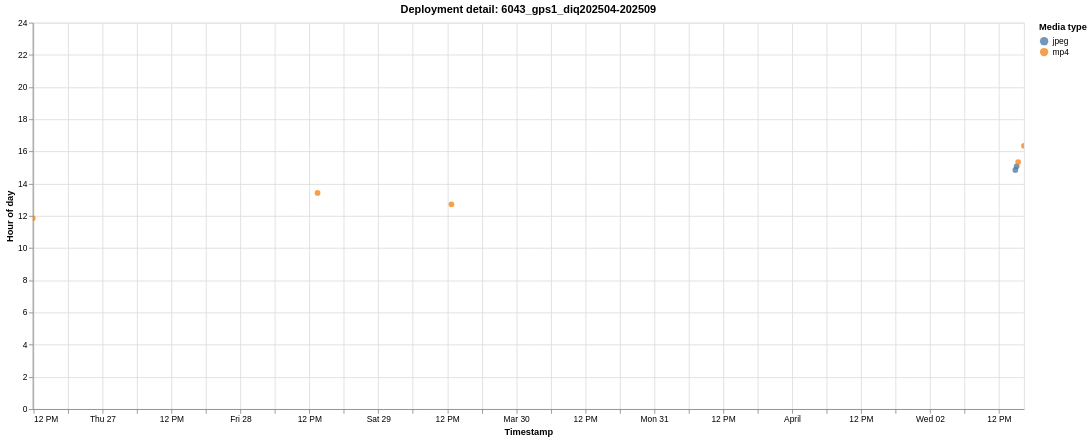

Source (Vega-Lite JSON):
### Vega-Lite specification from a JSON file in a GitHub repository (floating-point values rounded to 4 significant figures)
{"$schema": "https://vega.github.io/schema/vega-lite/v6.1.0.json", "config": {"view": {"continuousHeight": 300, "continuousWidth": 300}}, "data": {"name": "data-ba7b24d3e519d41cf671629650170a71"}, "datasets": {"data-ba7b24d3e519d41cf671629650170a71": [{"deployment": "6043_gps1_diq202504-202509", "deployment_order": 38, "event_index": 0, "hour_of_day": 11.86, "media_type": "mp4", "timestamp": "2025-03-26T11:51:26"}, {"deployment": "6043_gps1_diq202504-202509", "deployment_order": 38, "event_index": 1, "hour_of_day": 13.42, "media_type": "mp4", "timestamp": "2025-03-28T13:25:26"}, {"deployment": "6043_gps1_diq202504-202509", "deployment_order": 38, "event_index": 2, "hour_of_day": 12.72, "media_type": "mp4", "timestamp": "2025-03-29T12:43:24"}, {"deployment": "6043_gps1_diq202504-202509", "deployment_order": 38, "event_index": 3, "hour_of_day": 14.86, "media_type": "jpeg", "timestamp": "2025-04-02T14:51:22"}, {"deployment": "6043_gps1_diq202504-202509", "deployment_order": 38, "event_index": 4, "hour_of_day": 15.08, "media_type": "jpeg", "timestamp": "2025-04-02T15:05:03"}, {"deployment": "6043_gps1_diq202504-202509", "deployment_order": 38, "event_index": 5, "hour_of_day": 15.35, "media_type": "mp4", "timestamp": "2025-04-02T15:20:50"}, {"deployment": "6043_gps1_diq202504-202509", "deployment_order": 38, "event_index": 6, "hour_of_day": 16.35, "media_type": "mp4", "timestamp": "2025-04-02T16:21:16"}]}, "encoding": {"color": {"field": "media_type", "scale": {"scheme": "tableau10"}, "title": "Media type", "type": "nominal"}, "shape": {"field": "media_type", "title": "Media type", "type": "nominal"}, "tooltip": [{"field": "deployment", "title": "Deployment", "type": "nominal"}, {"field": "timestamp", "format": "%Y-%m-%d %H:%M:%S", "title": "Timestamp", "type": "temporal"}, {"field": "hour_of_day", "format": ".2f", "title": "Hour of day", "type": "quantitative"}, {"field": "media_type", "title": "Media type", "type": "nominal"}], "x": {"field": "timestamp", "title": "Timestamp", "type": "temporal"}, "y": {"field": "hour_of_day", "scale": {"domain": [0, 24]}, "title": "Hour of day", "type": "quantitative"}}, "height": 460, "mark": {"opacity": 0.78, "size": 46, "type": "circle"}, "params": [{"bind": "scales", "name": "param_1e9efca18e7a2868", "select": {"encodings": ["x", "y"], "type": "interval"}}], "title": "Deployment detail: 6043_gps1_diq202504-202509", "width": 1180}
